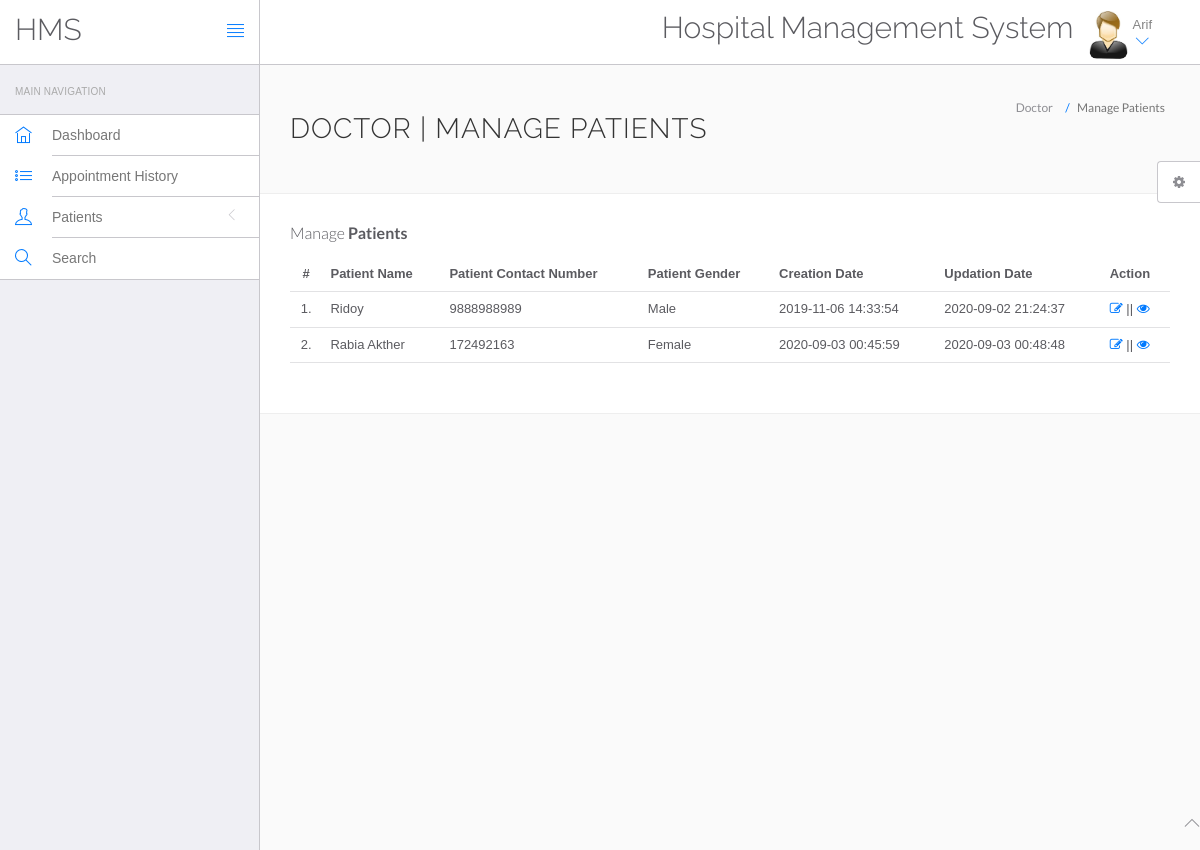
Screenshot of /hospital/hms/doctor/manage-patient.php (signed in) with the database file from the repository.
### tables this page shows
CREATE TABLE `doctors` (
  `id` int(11) NOT NULL,
  `specilization` varchar(255) DEFAULT NULL,
  `doctorName` varchar(255) DEFAULT NULL,
  `address` longtext,
  `docFees` varchar(255) DEFAULT NULL,
  `contactno` bigint(11) DEFAULT NULL,
  `docEmail` varchar(255) DEFAULT NULL,
  `password` varchar(255) DEFAULT NULL,
  `creationDate` timestamp NULL DEFAULT CURRENT_TIMESTAMP,
  `updationDate` timestamp NULL DEFAULT NULL ON UPDATE CURRENT_TIMESTAMP
);

CREATE TABLE `tblpatient` (
  `ID` int(10) NOT NULL,
  `Docid` int(10) DEFAULT NULL,
  `PatientName` varchar(200) DEFAULT NULL,
  `PatientContno` bigint(10) DEFAULT NULL,
  `PatientEmail` varchar(200) DEFAULT NULL,
  `PatientGender` varchar(50) DEFAULT NULL,
  `PatientAdd` mediumtext,
  `PatientAge` int(10) DEFAULT NULL,
  `PatientMedhis` mediumtext,
  `CreationDate` timestamp NULL DEFAULT CURRENT_TIMESTAMP,
  `UpdationDate` timestamp NULL DEFAULT NULL ON UPDATE CURRENT_TIMESTAMP
);

### hospital/hms/doctor/manage-patient.php (the view, shortened to what this page needs)
<?php
include('include/config.php');
?>
<!DOCTYPE html>
<html lang="en">
	<head>
		<link rel="stylesheet" href="vendor/bootstrap/css/bootstrap.min.css">
		<link rel="stylesheet" href="vendor/fontawesome/css/font-awesome.min.css">
		<link rel="stylesheet" href="vendor/themify-icons/themify-icons.min.css">
		<link href="vendor/animate.css/animate.min.css" rel="stylesheet" media="screen">
		<link href="vendor/perfect-scrollbar/perfect-scrollbar.min.css" rel="stylesheet" media="screen">
		<link href="vendor/switchery/switchery.min.css" rel="stylesheet" media="screen">
		<link href="vendor/bootstrap-touchspin/jquery.bootstrap-touchspin.min.css" rel="stylesheet" media="screen">
		<link href="vendor/select2/select2.min.css" rel="stylesheet" media="screen">
		<link href="vendor/bootstrap-datepicker/bootstrap-datepicker3.standalone.min.css" rel="stylesheet" media="screen">
		<link href="vendor/bootstrap-timepicker/bootstrap-timepicker.min.css" rel="stylesheet" media="screen">
		<link rel="stylesheet" href="assets/css/styles.css">
		<link rel="stylesheet" href="assets/css/plugins.css">
		<link rel="stylesheet" href="assets/css/themes/theme-1.css" id="skin_color" />
	</head>
	<body>
		<div id="app">
<?php include('include/sidebar.php');?>
<div class="app-content">
<?php include('include/header.php');?>
<div class="main-content" >
<div class="wrap-content container" id="container">
<section id="page-title">
<div class="row">
<div class="col-sm-8">
<h1 class="mainTitle">Doctor | Manage Patients</h1>
</div>
<ol class="breadcrumb">
<li>
<span>Doctor</span>
</li>
<li class="active">
<span>Manage Patients</span>
</li>
</ol>
</div>
</section>
<div class="container-fluid container-fullw bg-white">
<div class="row">
<div class="col-md-12">
<h5 class="over-title margin-bottom-15">Manage <span class="text-bold">Patients</span></h5>
<table class="table table-hover" id="sample-table-1">
<thead>
<tr>
<th class="center">#</th>
<th>Patient Name</th>
<th>Patient Contact Number</th>
<th>Patient Gender </th>
<th>Creation Date </th>
<th>Updation Date </th>
<th>Action</th>
</tr>
</thead>
<tbody>
<?php
$docid=$_SESSION['id'];
$sql=mysqli_query($con,"select * from tblpatient where Docid='$docid' ");
$cnt=1;
while($row=mysqli_fetch_array($sql))
{
?>
<tr>
<td class="center"><?php echo $cnt;?>.</td>
<td class="hidden-xs"><?php echo $row['PatientName'];?></td>
<td><?php echo $row['PatientContno'];?></td>
<td><?php echo $row['PatientGender'];?></td>
<td><?php echo $row['CreationDate'];?></td>
<td><?php echo $row['UpdationDate'];?>
</td>
<td>
<a href="edit-patient.php?editid=<?php echo $row['ID'];?>"><i class="fa fa-edit"></i></a> || <a href="view-patient.php?viewid=<?php echo $row['ID'];?>"><i class="fa fa-eye"></i></a>
</td>
</tr>
<?php
$cnt=$cnt+1;
 }?></tbody>
</table>
</div>
</div>
</div>
</div>
</div>
</div>
</div>
	<?php include('include/footer.php');?>
	<?php include('include/setting.php');?>
	</body>
</html>

### hospital/hms/doctor/include/header.php (shortened to what this page needs)
<header class="navbar navbar-default navbar-static-top">
					<div class="navbar-header">
						<a class="navbar-brand" href="#">
							<h2 style="padding-top:20% ">HMS</h2>
						</a>
						<a href="#" class="sidebar-toggler pull-right visible-md visible-lg" data-toggle-class="app-sidebar-closed" data-toggle-target="#app">
							<i class="ti-align-justify"></i>
						</a>
					</div>
					<div class="navbar-collapse collapse">
						<ul class="nav navbar-right">
								<li  style="padding-top:2% ">
								<h2>Hospital Management System</h2>
							</li>
							<li class="dropdown current-user">
								<a href class="dropdown-toggle" data-toggle="dropdown">
									<img src="assets/images/images.jpg" > <span class="username">
									<?php $query=mysqli_query($con,"select doctorName from doctors where id='".$_SESSION['id']."'");
while($row=mysqli_fetch_array($query))
{
	echo $row['doctorName'];
}
									?> <i class="ti-angle-down"></i></i></span>
								</a>
							</li>
						</ul>
					</div>
				</header>

### hospital/hms/doctor/assets/css/themes/theme-1.css (style rules this page uses)
body { background: #FAFAFA; }
header .navbar-header { background: #ffffff !important; border-right-color: #c8c7cc !important; border-bottom-color: #c8c7cc !important; }
header .navbar-header .sidebar-toggler, header .navbar-header .sidebar-mobile-toggler { color: #007aff !important; }
header .navbar-header .navbar-brand { color: #777 !important; }
header .navbar-collapse { background: #ffffff !important; border-bottom-color: #c8c7cc !important; box-shadow: none !important; }
header .navbar-collapse .navbar-right > li > a { color: #777; }
header .navbar-collapse .navbar-right > li > a i { color: #007aff !important; }

### rows the page displays
doctors: doctorName "Arif"
tblpatient: PatientName "Ridoy", PatientContno "9888988989", PatientGender "Male", CreationDate "2019-11-06 14:33:54", UpdationDate "2020-09-02 21:24:37"
tblpatient: PatientName "Rabia Akther", PatientContno "172492163", PatientGender "Female", CreationDate "2020-09-03 00:45:59", UpdationDate "2020-09-03 00:48:48"
